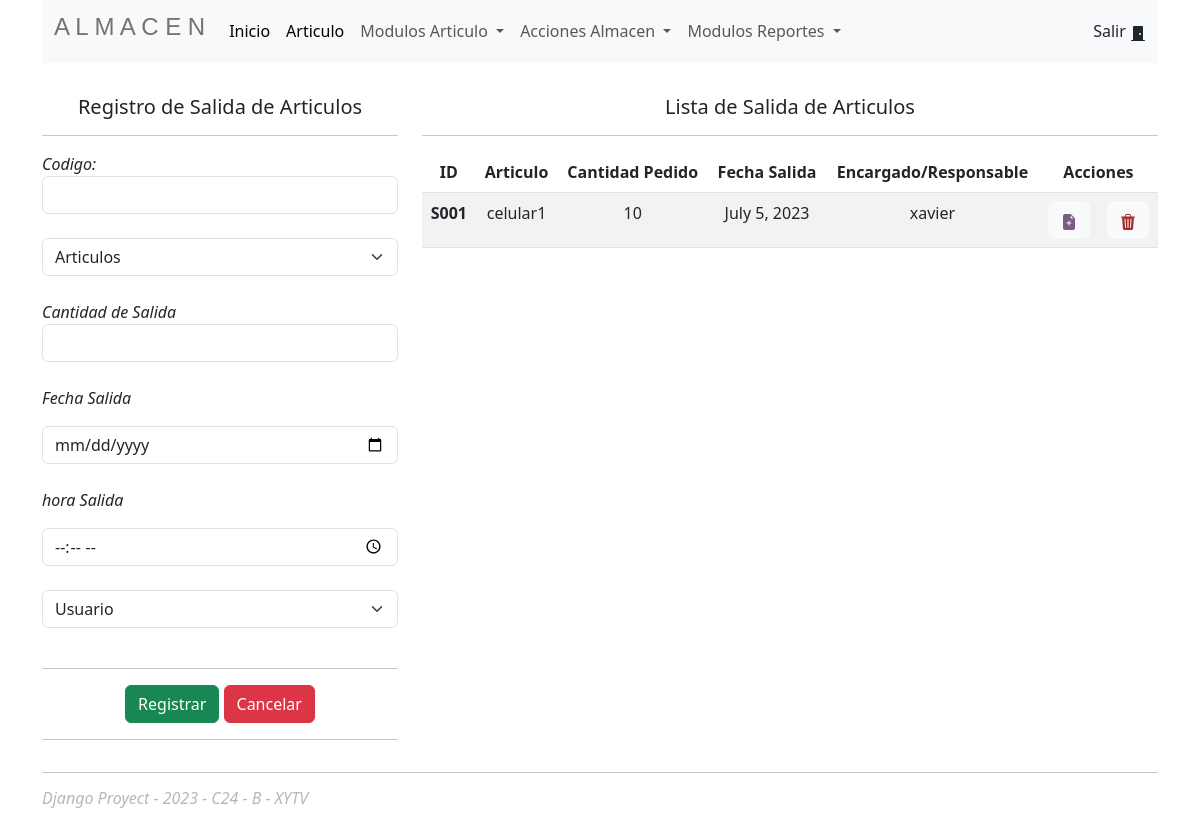
The app's page /salida (signed in) with its own data.
### Almacen/models.py (models this page shows, shortened)
class Orden_Salida(models.Model):
    codigo=models.CharField(primary_key=True, max_length=6)
    codigo_Articulo=models.ForeignKey(Articulo, on_delete=models.CASCADE)
    cant_Art_Salida=models.IntegerField()
    fecha_Salida=models.DateField()
    hora_Salida=models.TimeField()
    codigo_Usuario=models.ForeignKey(Usuario, on_delete=models.CASCADE)

class Articulo(models.Model):
    codigo=models.CharField(primary_key=True, max_length=6)
    nombre=models.CharField(max_length=60)
    stock=models.IntegerField()
    codigo_Modelo = models.ForeignKey(Modelo, on_delete=models.CASCADE)
    codigo_Marca = models.ForeignKey(Marca, on_delete=models.CASCADE)
    codigo_Categoria=models.ForeignKey(Categoria, on_delete=models.CASCADE)
    def __str__(self):
        return self.nombre

class Usuario(models.Model):
    codigo=models.CharField(primary_key=True, max_length=6)
    nombreusuario = models.CharField(max_length=40)
    nombre = models.CharField(max_length=60)
    apellido = models.CharField(max_length=80)
    email = models.EmailField(max_length=40)
    contraseña = models.CharField(max_length=12)
    def __str__(self):
        return self.nombreusuario

### Almacen/views.py (the view)
# urls.py: path('salida',views.salida,name='salida'),
@login_required
def salida(request):
    salidas = Orden_Salida.objects.all()
    articulos = Articulo.objects.all()
    usuarios = Usuario.objects.all()
    context = {"salidas":salidas, "articulos":articulos, "usuarios":usuarios}
    return render(request, template_gestion_salida, context)

### Almacen/templates/acciones/salida/GestionSalida.html (shortened to what this page needs)
{% extends 'base/index.html' %}
{% block content %}
<div class="row pt-3">
    <div class="col-4 pt-3">
        <h5 class="text-center">Registro de Salida de Articulos</h5>
        <hr>
        <form action="/salida/registrarsalida" method="post">
            <div class="row">
                <div class="col">
                    <div>
                        <label><em>Codigo:</em></label>
                        <input type="text" name="txtCodigo" class="form-control">
                    </div><br>
                    <div>
                        <select class="form-select" aria-label="Default select example" name="txtArticulo">
                            <option selected>Articulos</option>
                        </select>
                    </div><br>
                    <div>
                        <label><em>Cantidad de Salida</em></label>
                        <input type="number" name="txtCantidad" class="form-control">
                    </div><br>
                    <div>
                        <label><em>Fecha Salida</p></em></label>
                        <input type="date" name="txtFecha" class="form-control">
                    </div><br>
                    <div>
                        <label><em>hora Salida</p></em></label>
                        <input type="time" name="txtHora" class="form-control">
                    </div><br>
                    <div>
                        <select class="form-select" aria-label="Default select example" name="txtUsuario">
                            <option selected>Usuario</option>
                        </select>
                    </div><br>
                </div>
            </div>
            <hr>
            <div class="text-center d-grid gap-2 d-md-block">
                <button class="btn btn-success" type="submit">Registrar</button>
                <button class="btn btn-danger" type="reset">Cancelar</button>
            </div>
            <hr>
        </form>
    </div>
    <div class="col-8 pt-3 text-center">
        <h5>Lista de Salida de Articulos</h5>
        <hr>
        <table class="table table-striped table-hover">
            <thead>
                <tr>
                    <th scope="col">ID</th>
                    <th scope="col">Articulo</th>
                    <th scope="col">Cantidad Pedido</th>
                    <th scope="col">Fecha Salida</th>
                    <th scope="col">Encargado/Responsable</th>
                    <th scope="col" colspan="2">Acciones</th>
                </tr>
            </thead>
            <tbody>
                {% for s in salidas %}
                <tr>
                    <th scope="row">{{ s.codigo }}</th>
                    <td>{{ s.codigo_Articulo }}</td>
                    <td>{{ s.cant_Art_Salida }}</td>
                    <td>{{ s.fecha_Salida }}</td>
                    <td>{{ s.codigo_Usuario }}</td>
                    <td>
                        <button type="button" class="btn btn-light">
                            <a class="editar" href="/salida/edicionsalida/{{s.codigo}}">
                            </a>
                        </button>
                    </td>
                    <td>
                        <button type="button" class="btn btn-light">
                            <a class="eliminar" href="/salida/eliminarsalida/{{s.codigo}}">
                            </a>
                        </button>
                    </td>
                </tr>
                {% endfor %}
            </tbody>
        </table>
    </div>
</div>
{% endblock %}

### Almacen/static/css/style.css (style rules this page uses)
.editar { text-decoration: none; color: rgb(125, 92, 129); }
.eliminar { text-decoration: none; color: brown; }

### records on screen
Orden_Salida: codigo "S001", codigo_Articulo "celular1", cant_Art_Salida "10", fecha_Salida "July 5, 2023", codigo_Usuario "xavier"
